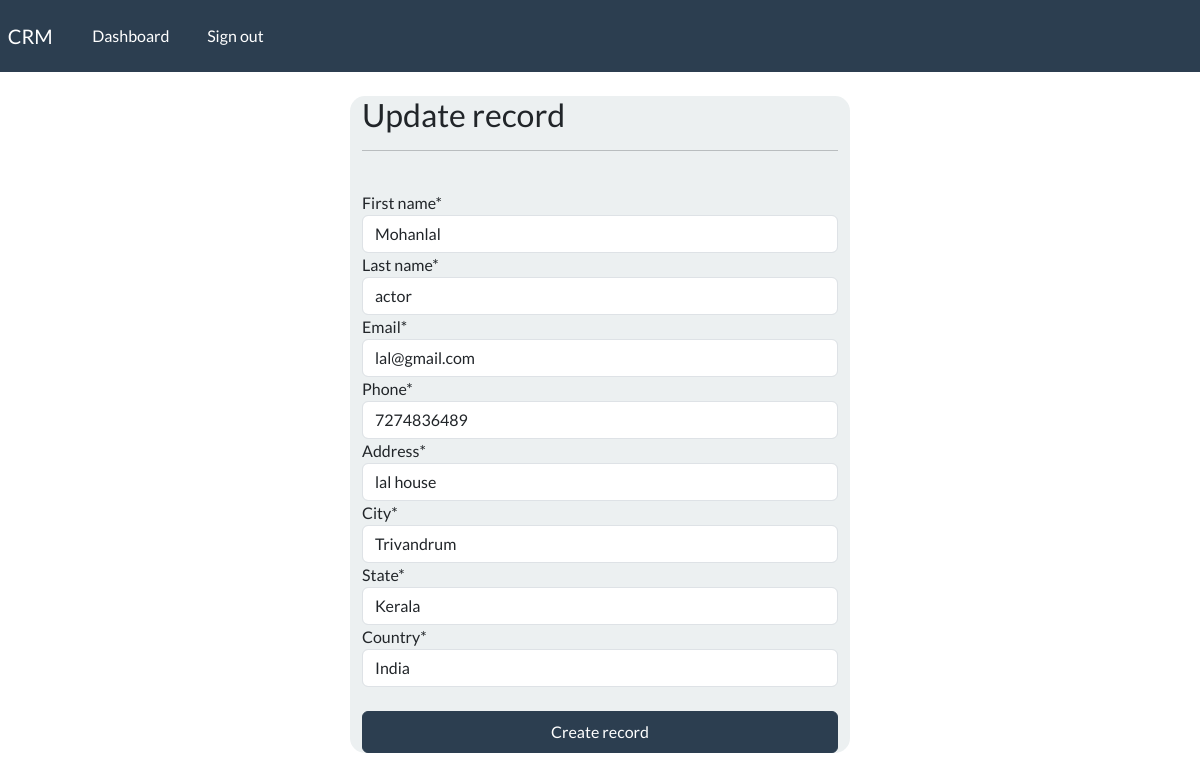
Screenshot of /update-record/4 (signed in) with the database file from the repository.
### webapp/models.py (models this page shows, shortened)
class Record(models.Model):
    creation_date = models.DateTimeField(auto_now_add=True)
    first_name = models.CharField(max_length=100)
    last_name = models.CharField(max_length=100)
    email = models.CharField(max_length=100)
    phone = models.CharField(max_length=12)
    address = models.CharField(max_length=300)
    city = models.CharField(max_length=100)
    state = models.CharField(max_length=100)
    country = models.CharField(max_length=100)

### webapp/views.py (the view)
# urls.py: path('update-record/<int:pk>', views.update_record, name = 'update-record'),
@login_required(login_url='my-login')
def update_record(request, pk):
    record = Record.objects.get(id=pk)
    form = UpdateRecordForm(instance=record)
    if request.method =="POST":
        form = UpdateRecordForm(request.POST, instance = record)
        if form.is_valid():
            form.save()
            return redirect("dashboard")
    context = {'form': form}
    return render(request,'webapp/update-record.html', context=context)

### webapp/forms.py
class UpdateRecordForm(forms.ModelForm):
    class Meta:
        model = Record
        fields = ['first_name','last_name','email', 'phone', 'address', 'city', 'state', 'country']

### webapp/templates/webapp/update-record.html (shortened to what this page needs)
{% extends "webapp/base.html" %}
{% load crispy_forms_tags %}
{% block content %}
<body>
    <div class="container bg-light shadow-md pd-5 form-layout">
        <h3>Update record</h3>
        <hr>
        <br>
        <form method="POST" autocomplete="off">
            {{form|crispy}}
            <br>
            <button type = "submit" class="btn btn-primary w-100 btn-block p-2">Create record</button>
        </form>
</body>
{% endblock %}

### static/css/style.css (style rules this page uses)
.form-layout { border-radius: 15px; width: 500px; }

### rows the page displays
Record: first_name "Mohanlal", last_name "actor", email "lal@gmail.com", phone "7274836489", address "lal house", city "Trivandrum", state "Kerala", country "India"
